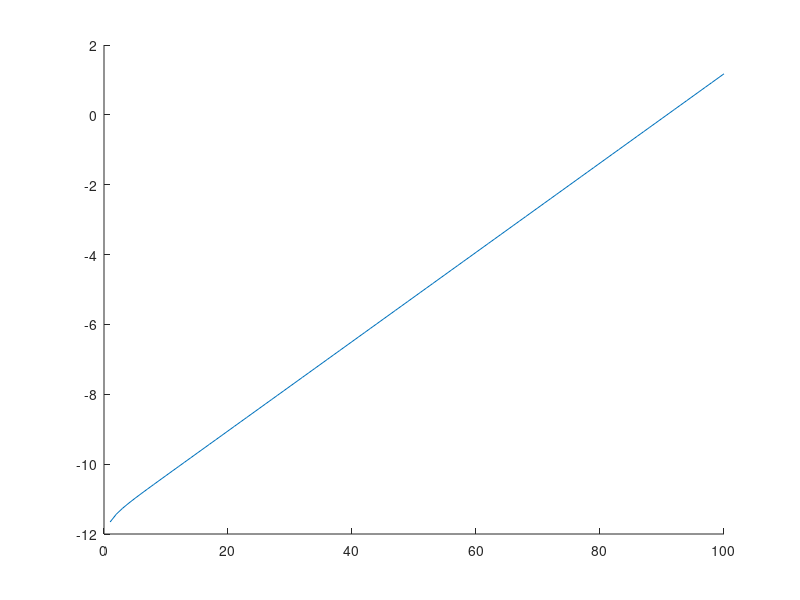

Write MATLAB code to recreate this figure.
clc
clear all
m = 1000 ;
n = 1000 ;
r = 100 ;
S1 = 10 ; 
mu = min(m,n)*eps ;
% We set lambda so that the last SV is equal to mu
lambda = -log(mu)/(r-1) ;
nmodes = 1:r ;

S =   S1*exp(lambda*(1-nmodes))';


SingVsq =  (S.*S) ;
SingVsq = sort(SingVsq);  % s_r, s_{r-1} ... s_1
normEf2 = sqrt(cumsum(SingVsq)) ; % s_r , s_r + s_{r-1} ... s_r +s_{r-1}+ s_{r-2} ... + s_1

figure(1)
hold on 
lS = log10(normEf2)

plot(lS)